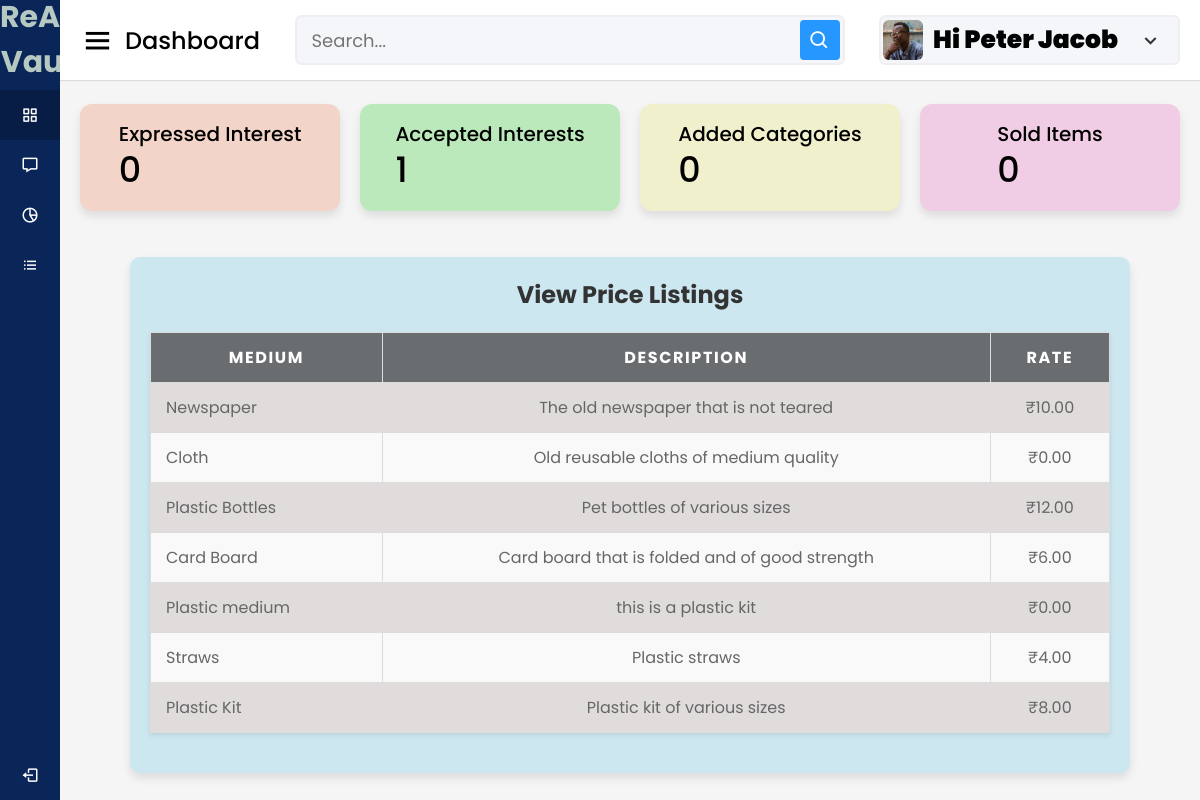
/artist/view-ratesartist (signed in), run on the app's committed database.
### accounts/models.py (models this page shows, shortened)
class Artist(models.Model):
    user = models.OneToOneField(User, on_delete = models.CASCADE)
    phone = models.IntegerField(default=99999999)
    profile_pic = models.ImageField(upload_to= 'picture/artist', null=True,default='picture/artist/hi.jpg')
    is_approved = models.BooleanField(default=False)
    medium = models.ForeignKey(MediumOfWaste, on_delete=models.SET_NULL, null=True, blank=True)
    certificate=models.FileField(upload_to='certificates/',null= True, blank=True)

### adminclick/models.py (models this page shows, shortened)
class MediumOfWaste(models.Model):
    name = models.CharField(max_length=255)
    description = models.TextField(blank=True, null=True)
    rate=models.DecimalField(max_digits=10,decimal_places=2,default=0.00)

### artist/views.py (the view)
# urls.py: path('view-ratesartist', views.view_ratesartist, name='view_ratesartist'),
@login_required
@never_cache
def view_ratesartist(request):
     artist=request.user.artist
     mediums=MediumOfWaste.objects.all()
     expressed_interest_count = Interest.objects.filter(artist=artist).count()
     accepted_interest_count = InterestRequest.objects.filter(
            artist=artist,
            status='accepted'
        ).count()
     unread_count = Notification.objects.filter(user=request.user, is_read=False).count()
     context={
         'mediums': mediums ,
         'artist':artist,
        'unread_count':unread_count,
        'expressed_interest_count':expressed_interest_count,
        'accepted_interest_count':accepted_interest_count
     }
     return render(request, 'artist/view_rates.html',context )

### template/artist/view_rates.html (shortened to what this page needs)
{% load static %}
<!DOCTYPE html>
<html lang="en" dir="ltr">
<head>
  <link rel="stylesheet" href="{% static 'assets/css/styles.css' %}">
  <link href='https://unpkg.com/boxicons@2.0.7/css/boxicons.min.css' rel='stylesheet'>
</head>
<body>
  <div class="sidebar">
    <div class="logo-details">
      <span class="logo_name" style="font-size: 30px; text-align: center; font-weight: 700; color: #b5c8c1;">ReArt Vault</span>
    </div>
    <ul class="nav-links">
      <li>
        <a href="{% url 'artist_dashboard' %}" class="active">
          <i class='bx bx-grid-alt'></i>
          <span class="links_name">Artist Dashboard</span>
        </a>
      </li>
      <li>
        <a href="{% url 'notifications' %}">
          <i class='bx bx-message'></i>
          <span class="links_name">Notifications</span>
        </a>
      </li>
      <li>
        <a href="{% url 'view_ratesartist' %}">
          <i class='bx bx-pie-chart-alt-2'></i>
          <span class="links_name">Price Listings</span>
        </a>
      </li>
      <li>
        <a href="{% url 'artist_interest_status' %}">
          <i class='bx bx-list-ul'></i>
          <span class="links_name">Interest Status</span>
        </a>
      </li>
      <li class="log_out">
        <a href="{% url 'userlogout' %}">
          <i class='bx bx-log-out'></i>
          <span class="links_name">Log out</span>
        </a>
      </li>
    </ul>
  </div>
  <section class="home-section">
    <nav>
      <div class="sidebar-button">
        <i class='bx bx-menu sidebarBtn'></i>
        <span class="dashboard">Dashboard</span>
      </div>
      <div class="search-box">
        <input type="text" placeholder="Search...">
        <i class='bx bx-search'></i>
      </div>
      <div class="profile-details">
        {% if artist.profile_pic %}
         <img src="{{artist.profile_pic.url}}" alt="">
        {% endif %}
        <span class="admin_name" style="font-size: 25px; font-weight: 900; color: #010302;">Hi {{user.username}}</span>
        <i class='bx bx-chevron-down'></i>
      </div>
    </nav>
    <div class="home-content">
      <div class="overview-boxes">
        <div class="box" style="background-color:rgb(243, 212, 200);">
          <div class="right-side">
            <div class="box-topic">Expressed Interest</div>
            <div class="number">{{ expressed_interest_count }}</div>
          </div>
        </div>
        <div class="box" style="background-color:rgb(188, 233, 188);">
          <div class="right-side">
            <div class="box-topic">Accepted Interests</div>
            <div class="number">{{ accepted_interest_count }}</div>
          </div>
        </div>
        <div class="box" style="background-color:rgb(240, 240, 205);">
          <div class="right-side">
            <div class="box-topic">Added Categories</div>
            <div class="number"> 0</div>
          </div>
        </div>
        <div class="box" style="background-color:rgb(240, 205, 228);">
          <div class="right-side">
            <div class="box-topic">Sold Items</div>
            <div class="number">0</div>
          </div>
        </div>
      </div>
      <div class="sales-boxes">
        <div class="recent-sales box" style="background-color: rgb(205, 231, 240); padding: 20px; border-radius: 10px; width:1000px;">
            <div class="title" style="font-size: 24px; font-weight: bold; margin-bottom: 20px;">View Price Listings</div>
            <table class="table">
                <thead>
                    <tr>
        <thead>
            <tr>
                <th>Medium</th>
                <th>Description</th>
                <th>Rate</th>
            </tr>
        </thead>
        <tbody>
            {% for medium in mediums %}
            <tr>
                <td>{{ medium.name }}</td>
                <td>{{ medium.description }}</td>
                <td>₹{{ medium.rate }}</td>
            </tr>
            {% endfor %}
        </tbody>
    </table>
    </div>
    </div>

### static/assets/css/styles.css (style rules this page uses)
* { margin: 0; padding: 0; box-sizing: border-box; font-family: 'Poppins', sans-serif; }
.sidebar { position: fixed; height: 100%; width: 240px; background: #0A2558; transition: all 0.5s ease; }
.sidebar .logo-details { height: 80px; display: flex; align-items: center; }
.sidebar .logo-details .logo_name { color: #fff; font-size: 24px; font-weight: 500; }
.sidebar .nav-links { margin-top: 10px; }
.sidebar .nav-links li { position: relative; list-style: none; height: 50px; }
.sidebar .nav-links li a { height: 100%; width: 100%; display: flex; align-items: center; text-decoration: none; transition: all 0.4s ease; }
.sidebar .nav-links li a.active { background: #081D45; }
.sidebar .nav-links li i { min-width: 60px; text-align: center; font-size: 18px; color: #fff; }
.sidebar .nav-links li a .links_name { color: #fff; font-size: 15px; font-weight: 400; white-space: nowrap; }
.sidebar .nav-links .log_out { position: absolute; bottom: 0; width: 100%; }
.home-section { position: relative; background: #f5f5f5; min-height: 100vh; width: calc(100% - 240px); left: 240px; transition: all 0.5s ease; }
.home-section nav { display: flex; justify-content: space-between; height: 80px; background: #fff; display: flex; align-items: center; position: fixed; width: calc(100% - 240px); left: 240px; z-index: 100; padding: 0 20px; box-shadow: 0 1px 1px rgba(0, 0, 0, 0.1); transition: all 0.5s ease; }
.home-section nav .sidebar-button { display: flex; align-items: center; font-size: 24px; font-weight: 500; }
nav .sidebar-button i { font-size: 35px; margin-right: 10px; }
.home-section nav .search-box { position: relative; height: 50px; max-width: 550px; width: 100%; margin: 0 20px; }
nav .search-box input { height: 100%; width: 100%; outline: none; background: #F5F6FA; border: 2px solid #EFEEF1; border-radius: 6px; font-size: 18px; padding: 0 15px; }
nav .search-box .bx-search { position: absolute; height: 40px; width: 40px; background: #2697FF; right: 5px; top: 50%; transform: translateY(-50%); border-radius: 4px; line-height: 40px; text-align: center; color: #fff; font-size: 22px; transition: all 0.4 ease; }
.home-section nav .profile-details { display: flex; align-items: center; background: #F5F6FA; border: 2px solid #EFEEF1; border-radius: 6px; height: 50px; min-width: 190px; padding: 0 15px 0 2px; }
nav .profile-details img { height: 40px; width: 40px; border-radius: 6px; object-fit: cover; }
nav .profile-details .admin_name { font-size: 15px; font-weight: 500; color: #333; margin: 0 10px; white-space: nowrap; }
nav .profile-details i { font-size: 25px; color: #333; }
.home-section .home-content { position: relative; padding-top: 104px; }
.home-content .overview-boxes { display: flex; align-items: center; justify-content: space-between; flex-wrap: wrap; padding: 0 20px; margin-bottom: 26px; }
.overview-boxes .box { display: flex; align-items: center; justify-content: center; width: calc(100% / 4 - 15px); background: #fff; padding: 15px 14px; border-radius: 12px; box-shadow: 0 5px 10px rgba(0,0,0,0.1); }
.overview-boxes .box-topic { font-size: 20px; font-weight: 500; }
.home-content .box .number { display: inline-block; font-size: 35px; margin-top: -6px; font-weight: 500; }
.home-content .sales-boxes { display: flex; justify-content: space-between; }
.home-content .sales-boxes .recent-sales { width: 65%; background: #fff; padding: 20px 30px; margin: 0 20px; border-radius: 12px; box-shadow: 0 5px 10px rgba(0, 0, 0, 0.1); }
.sales-boxes .box .title { font-size: 24px; font-weight: 500; }
@media (max-width: 1240px) { .sidebar { width: 60px; } }
@media (max-width: 1240px) { .home-section { width: calc(100% - 60px); left: 60px; } }
@media (max-width: 1240px) { .home-section nav { width: calc(100% - 60px); left: 60px; } }

### data on the page
Artist: profile_pic (picture)
MediumOfWaste: name "Newspaper", description "The old newspaper that is not teared", rate "10.00"
MediumOfWaste: name "Cloth", description "Old reusable cloths of medium quality", rate "0.00"
MediumOfWaste: name "Plastic Bottles", description "Pet bottles of various sizes", rate "12.00"
MediumOfWaste: name "Card Board", description "Card board that is folded and of good strength", rate "6.00"
MediumOfWaste: name "Plastic medium", description "this is a plastic kit", rate "0.00"
MediumOfWaste: name "Straws", description "Plastic straws", rate "4.00"
MediumOfWaste: name "Plastic Kit", description "Plastic kit of various sizes", rate "8.00"

### other printed values
{{ user.username }} "Peter Jacob"
{{ expressed_interest_count }} "0"
{{ accepted_interest_count }} "1"
